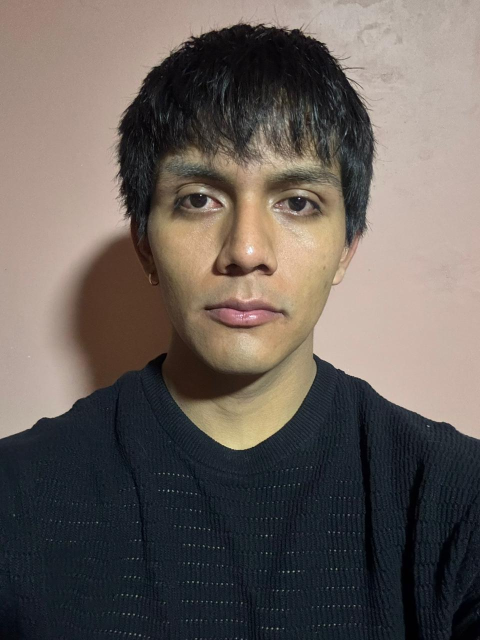
#> input picture images/persona1/Ang1.jpeg, 960 x 1280 px (shown at 1/2 size)
$ python -i alineacion.py   (imports and definitions only)
#> lines starting #> are read from the running program, lines starting #| are printed output that depends on the picture
"""
Módulo de Alineación y Normalización de Rostros
Avance II - Preprocesamiento

Implementa:
- Detección de rostros con Haar Cascade
- Detección de ojos para alineación
- Rotación basada en ángulo de ojos
- Normalización de tamaño e iluminación
"""

import cv2
import numpy as np
from typing import Tuple, Optional


class AlineadorRostros:
    """
    Clase para detectar, alinear y normalizar imágenes de rostros
    """

    def __init__(self, tamano_salida: Tuple[int, int] = (256, 256)):
        """
        Inicializa el alineador con los clasificadores Haar Cascade

        Args:
            tamano_salida: Tamaño de salida deseado (ancho, alto)
        """
        self.tamano_salida = tamano_salida

        # Cargar clasificadores Haar Cascade de OpenCV
        self.detector_rostro = cv2.CascadeClassifier(
            cv2.data.haarcascades + 'haarcascade_frontalface_default.xml'
        )
        self.detector_ojos = cv2.CascadeClassifier(
            cv2.data.haarcascades + 'haarcascade_eye.xml'
        )

    def detectar_rostro(self, imagen: np.ndarray) -> Optional[Tuple[int, int, int, int]]:
        """
        Detecta el rostro principal en la imagen

        Args:
            imagen: Imagen en escala de grises o BGR

        Returns:
            Tupla (x, y, w, h) del rostro o None si no se detecta
        """
        # Convertir a escala de grises si es necesario
        if len(imagen.shape) == 3:
            gris = cv2.cvtColor(imagen, cv2.COLOR_BGR2GRAY)
        else:
            gris = imagen.copy()

        # Detectar rostros
        rostros = self.detector_rostro.detectMultiScale(
            gris,
            scaleFactor=1.1,
            minNeighbors=5,
            minSize=(30, 30)
        )

        if len(rostros) == 0:
            return None

        # Devolver el rostro más grande
        rostro_principal = max(rostros, key=lambda r: r[2] * r[3])
        return tuple(int(x) for x in rostro_principal)

    def detectar_ojos(self, imagen: np.ndarray, roi_rostro: Tuple[int, int, int, int]) -> list:
        """
        Detecta ojos dentro de la región del rostro

        Args:
            imagen: Imagen en escala de grises
            roi_rostro: (x, y, w, h) del rostro

        Returns:
            Lista de ojos detectados [(x, y, w, h), ...]
        """
        x, y, w, h = roi_rostro

        # Región de interés para ojos (mitad superior del rostro)
        roi = imagen[y:y + h//2, x:x + w]

        # Detectar ojos
        ojos = self.detector_ojos.detectMultiScale(
            roi,
            scaleFactor=1.1,
            minNeighbors=10,
            minSize=(20, 20)
        )

        # Ajustar coordenadas relativas al rostro
        ojos_ajustados = []
        for (ex, ey, ew, eh) in ojos:
            ojos_ajustados.append((x + ex, y + ey, ew, eh))

        return ojos_ajustados

    def calcular_angulo_rotacion(self, ojo_izq: Tuple[int, int],
                                  ojo_der: Tuple[int, int]) -> float:
        """
        Calcula el ángulo de rotación necesario basado en la posición de los ojos

        Args:
            ojo_izq: Centro del ojo izquierdo (x, y)
            ojo_der: Centro del ojo derecho (x, y)

        Returns:
            Ángulo en grados
        """
        dx = ojo_der[0] - ojo_izq[0]
        dy = ojo_der[1] - ojo_izq[1]
        angulo = np.degrees(np.arctan2(dy, dx))
        return angulo

    def rotar_imagen(self, imagen: np.ndarray, angulo: float,
                     centro: Optional[Tuple[int, int]] = None) -> np.ndarray:
        """
        Rota la imagen alrededor de un centro

        Args:
            imagen: Imagen a rotar
            angulo: Ángulo en grados
            centro: Centro de rotación (x, y), si es None usa el centro de la imagen

        Returns:
            Imagen rotada
        """
        h, w = imagen.shape[:2]

        if centro is None:
            centro = (w // 2, h // 2)

        # Asegurar que centro sea tuple de ints
        centro = (int(centro[0]), int(centro[1]))

        # Matriz de rotación
        matriz = cv2.getRotationMatrix2D(centro, angulo, 1.0)

        # Rotar imagen
        rotada = cv2.warpAffine(imagen, matriz, (w, h),
                                flags=cv2.INTER_CUBIC,
                                borderMode=cv2.BORDER_REPLICATE)

        return rotada

    def normalizar_iluminacion(self, imagen: np.ndarray) -> np.ndarray:
        """
        Normaliza la iluminación de la imagen usando ecualización de histograma

        Args:
            imagen: Imagen en escala de grises

        Returns:
            Imagen con iluminación normalizada
        """
        # Ecualización adaptativa de histograma (CLAHE)
        clahe = cv2.createCLAHE(clipLimit=2.0, tileGridSize=(8, 8))
        normalizada = clahe.apply(imagen)

        return normalizada

    def alinear_rostro(self, imagen: np.ndarray,
                       visualizar: bool = False) -> Tuple[Optional[np.ndarray], dict]:
        """
        Pipeline completo de alineación de rostro

        Args:
            imagen: Imagen de entrada (BGR o escala de grises)
            visualizar: Si True, retorna información para visualización

        Returns:
            Tupla (rostro_alineado, info_dict)
            - rostro_alineado: Imagen del rostro alineado y normalizado o None
            - info_dict: Diccionario con información del proceso
        """
        info = {
            'rostro_detectado': False,
            'ojos_detectados': False,
            'angulo_rotacion': 0,
            'bbox_rostro': None,
            'ojos': []
        }

        # Convertir a escala de grises
        if len(imagen.shape) == 3:
            gris = cv2.cvtColor(imagen, cv2.COLOR_BGR2GRAY)
        else:
            gris = imagen.copy()

        # 1. Detectar rostro
        bbox_rostro = self.detectar_rostro(gris)
        if bbox_rostro is None:
            return None, info

        info['rostro_detectado'] = True
        info['bbox_rostro'] = bbox_rostro
        x, y, w, h = bbox_rostro

        # 2. Detectar ojos
        ojos = self.detectar_ojos(gris, bbox_rostro)
        info['ojos'] = ojos

        # 3. Alinear si se detectan al menos 2 ojos
        imagen_alineada = gris.copy()
        if len(ojos) >= 2:
            info['ojos_detectados'] = True

            # Ordenar ojos por posición x (izquierdo primero)
            ojos_ordenados = sorted(ojos, key=lambda e: e[0])

            # Calcular centros de los dos ojos principales
            ojo_izq_centro = (
                int(ojos_ordenados[0][0] + ojos_ordenados[0][2] // 2),
                int(ojos_ordenados[0][1] + ojos_ordenados[0][3] // 2)
            )
            ojo_der_centro = (
                int(ojos_ordenados[1][0] + ojos_ordenados[1][2] // 2),
                int(ojos_ordenados[1][1] + ojos_ordenados[1][3] // 2)
            )

            # Calcular ángulo de rotación
            angulo = self.calcular_angulo_rotacion(ojo_izq_centro, ojo_der_centro)
            info['angulo_rotacion'] = angulo

            # Rotar imagen
            centro_rostro = (int(x + w // 2), int(y + h // 2))
            imagen_alineada = self.rotar_imagen(gris, angulo, centro_rostro)

            # Actualizar bbox después de rotación (reaplicar detección)
            bbox_nuevo = self.detectar_rostro(imagen_alineada)
            if bbox_nuevo is not None:
                x, y, w, h = bbox_nuevo

        # 4. Extraer región del rostro
        rostro_recortado = imagen_alineada[y:y+h, x:x+w]

        # 5. Redimensionar al tamaño deseado
        rostro_redimensionado = cv2.resize(
            rostro_recortado,
            self.tamano_salida,
            interpolation=cv2.INTER_CUBIC
        )

        # 6. Normalizar iluminación
        rostro_normalizado = self.normalizar_iluminacion(rostro_redimensionado)

        return rostro_normalizado, info

    def procesar_lote(self, imagenes: list) -> Tuple[list, list]:
        """
        Procesa un lote de imágenes

        Args:
            imagenes: Lista de imágenes

        Returns:
            Tupla (rostros_alineados, infos)
        """
        rostros = []
        infos = []

        for img in imagenes:
            rostro, info = self.alinear_rostro(img)
            rostros.append(rostro)
            infos.append(info)

        return rostros, infos

>>> import cv2
>>> picture = cv2.imread('../../images/persona1/Ang1.jpeg')
#> picture is the input picture: shape (1280, 960, 3); mean B, G, R 89.7, 94.7, 103.2
>>> result = AlineadorRostros().alinear_rostro(picture)
#> in alinear_rostro, `gris = cv2.cvtColor(imagen, cv2.COLOR_BGR2GRAY)`:
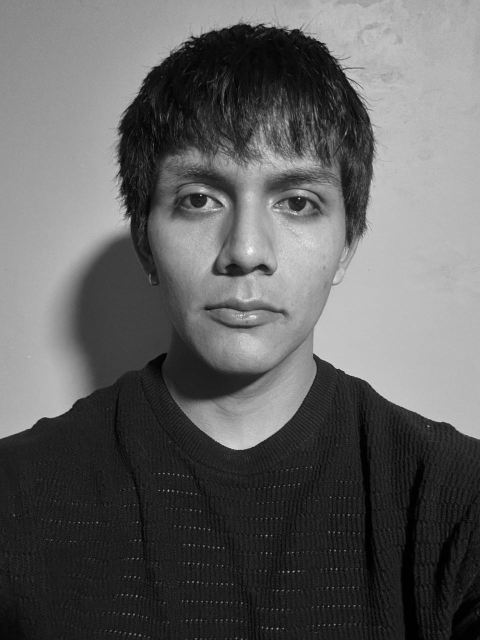
#> gris: shape (1280, 960) (shown at 1/2 size); min 0, max 255, mean 96.6
#> in detectar_rostro, `rostros = self.detector_rostro.detectMultiScale( gris, scaleFactor=1.1..`: rostros = [[233, 193, 521, 521]]
#> in detectar_rostro, `rostro_principal = max(rostros, key=lambda r: r[2] * r[3])`: rostro_principal = [233, 193, 521, 521]
#> in alinear_rostro, `bbox_rostro = self.detectar_rostro(gris)`: bbox_rostro = (233, 193, 521, 521)
#> in alinear_rostro, `x, y, w, h = bbox_rostro`: x = 233; y = 193; w = 521
#> in detectar_ojos, `x, y, w, h = roi_rostro`: x = 233; y = 193; w = 521
#> in detectar_ojos, `roi = imagen[y:y + h//2, x:x + w]`:
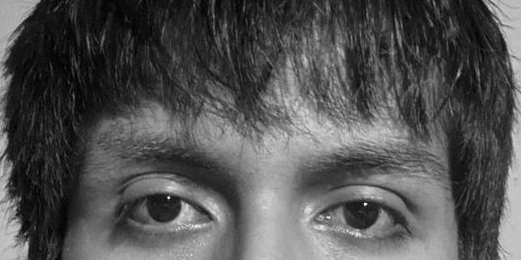
#> roi: shape (260, 521); min 0, max 254, mean 82.6
#> in detectar_ojos, `ojos = self.detector_ojos.detectMultiScale( roi, scaleFactor=1.1, minN..`: ojos = [[125, 166, 87, 87], [316, 174, 80, 80]]
#> the loop in detectar_ojos, `for (ex, ey, ew, eh) in ojos:` made 2 passes
#> after the loop in detectar_ojos, `for (ex, ey, ew, eh) in ojos:`: ojos_ajustados = [(358, 359, 87, 87), (549, 367, 80, 80)]
#> in alinear_rostro, `ojo_izq_centro = ( int(ojos_ordenados[0][0] + ojos_ordenados[0][2] // ..`: ojo_izq_centro = (401, 402)
#> in alinear_rostro, `ojo_der_centro = ( int(ojos_ordenados[1][0] + ojos_ordenados[1][2] // ..`: ojo_der_centro = (589, 407)
#> in calcular_angulo_rotacion, `dx = ojo_der[0] - ojo_izq[0]`: dx = 188
#> in calcular_angulo_rotacion, `dy = ojo_der[1] - ojo_izq[1]`: dy = 5
#> in calcular_angulo_rotacion, `angulo = np.degrees(np.arctan2(dy, dx))`: angulo = 1.52
#> in alinear_rostro, `centro_rostro = (int(x + w // 2), int(y + h // 2))`: centro_rostro = (493, 453)
#> in rotar_imagen, `matriz = cv2.getRotationMatrix2D(centro, angulo, 1.0)`: matriz = [[1, 0.0266, -11.87], [-0.0266, 1, 13.27]]
#> in rotar_imagen, `rotada = cv2.warpAffine(imagen, matriz, (w, h), flags=cv2.INTER_CUBIC,..`:
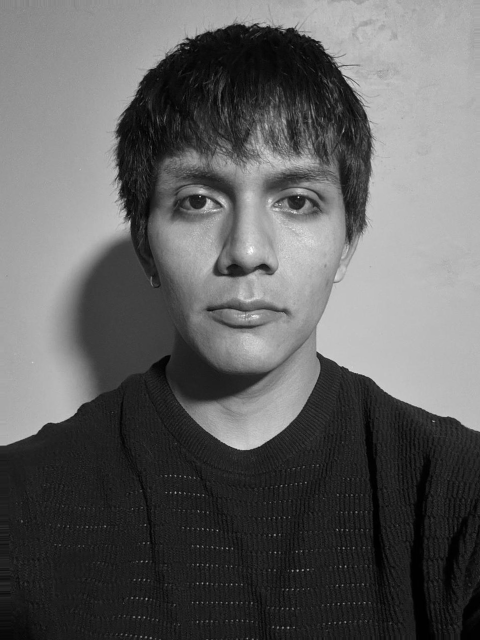
#> rotada: shape (1280, 960) (shown at 1/2 size); min 0, max 255, mean 96.7
#> in alinear_rostro, `bbox_nuevo = self.detectar_rostro(imagen_alineada)`: bbox_nuevo = (237, 197, 514, 514)
#> in alinear_rostro, `x, y, w, h = bbox_nuevo`: x = 237; y = 197; w = 514
#> in alinear_rostro, `rostro_recortado = imagen_alineada[y:y+h, x:x+w]`:
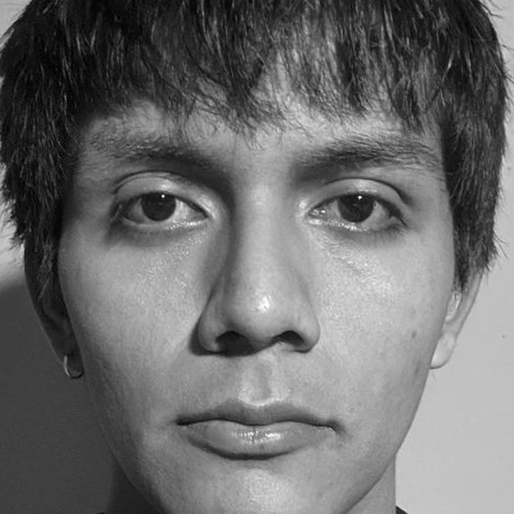
#> rostro_recortado: shape (514, 514); min 0, max 255, mean 109
#> in normalizar_iluminacion, `normalizada = clahe.apply(imagen)`:
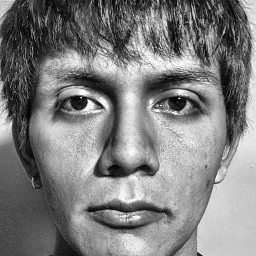
#> normalizada: shape (256, 256); min 1, max 255, mean 126.9

$ run again, on images/persona1/Ang2.jpeg
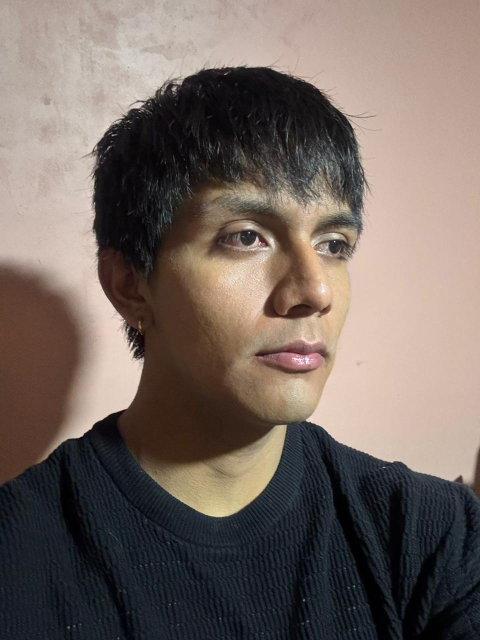
#> input picture images/persona1/Ang2.jpeg, 960 x 1280 px (shown at 1/2 size)
#> picture is the input picture: shape (1280, 960, 3); mean B, G, R 97, 103.5, 116.1
#> rostros = [[335, 264, 531, 531]]
#> rostro_principal = [335, 264, 531, 531]
#> bbox_rostro = (335, 264, 531, 531)
#> in alinear_rostro, `x, y, w, h = bbox_rostro`: x = 335; y = 264; w = 531
#> in detectar_ojos, `x, y, w, h = roi_rostro`: x = 335; y = 264; w = 531
#> in detectar_ojos, `roi = imagen[y:y + h//2, x:x + w]`:
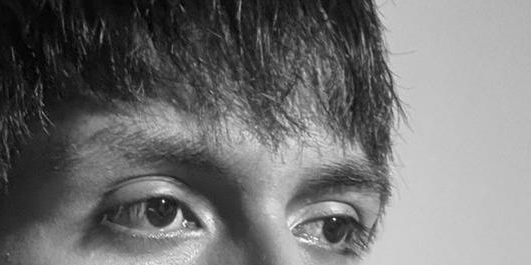
#> roi: shape (265, 531); min 0, max 254, mean 114.8
#> in detectar_ojos, `ojos = self.detector_ojos.detectMultiScale( roi, scaleFactor=1.1, minN..`: ojos = [[93, 203, 29, 29], [128, 174, 80, 80], [289, 195, 67, 67]]
#> the loop in detectar_ojos, `for (ex, ey, ew, eh) in ojos:` made 3 passes
#> after the loop in detectar_ojos, `for (ex, ey, ew, eh) in ojos:`: ojos_ajustados = [(428, 467, 29, 29), (463, 438, 80, 80), (624, 459, 67, 67)]
#> in alinear_rostro, `ojos = self.detectar_ojos(gris, bbox_rostro)`: ojos has the same summary as ojos_ajustados in detectar_ojos
#> ojos_ordenados has the same summary as ojos_ajustados in detectar_ojos
#> ojo_izq_centro = (442, 481)
#> ojo_der_centro = (503, 478)
#> dx = 61
#> dy = -3
#> in calcular_angulo_rotacion, `angulo = np.degrees(np.arctan2(dy, dx))`: angulo = -2.82
#> centro_rostro = (600, 529)
#> matriz = [[0.999, -0.0491, 26.71], [0.0491, 0.999, -28.83]]
#> bbox_nuevo = (311, 261, 568, 568)
#> in alinear_rostro, `x, y, w, h = bbox_nuevo`: x = 311; y = 261; w = 568
#> in normalizar_iluminacion, `normalizada = clahe.apply(imagen)`:
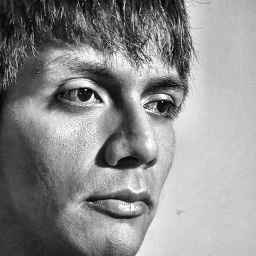
#> normalizada: shape (256, 256); min 1, max 255, mean 141.9

$ run again, on images/persona1/Ang3.jpeg
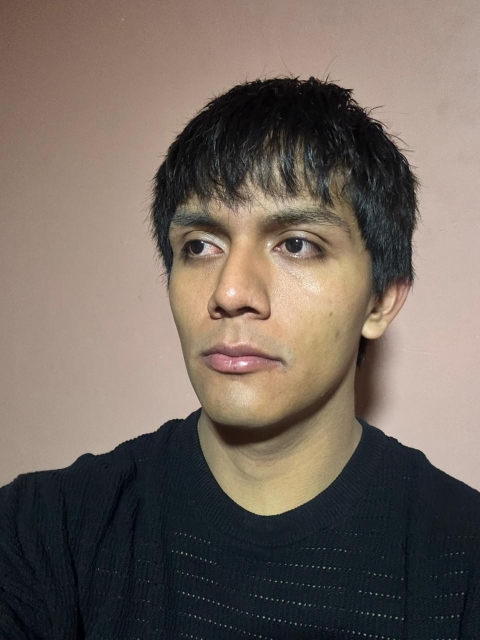
#> input picture images/persona1/Ang3.jpeg, 960 x 1280 px (shown at 1/2 size)
#> picture is the input picture: shape (1280, 960, 3); mean B, G, R 94.9, 103.3, 115.1
#> rostros = [[243, 294, 495, 495]]
#> rostro_principal = [243, 294, 495, 495]
#> bbox_rostro = (243, 294, 495, 495)
#> in alinear_rostro, `x, y, w, h = bbox_rostro`: x = 243; y = 294; w = 495
#> in detectar_ojos, `x, y, w, h = roi_rostro`: x = 243; y = 294; w = 495
#> in detectar_ojos, `roi = imagen[y:y + h//2, x:x + w]`:
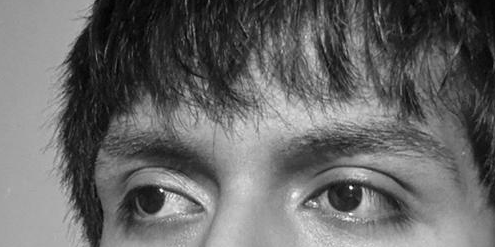
#> roi: shape (247, 495); min 0, max 254, mean 103.8
#> in detectar_ojos, `ojos = self.detector_ojos.detectMultiScale( roi, scaleFactor=1.1, minN..`: ojos = [[298, 155, 84, 84], [107, 156, 86, 86]]
#> the loop in detectar_ojos, `for (ex, ey, ew, eh) in ojos:` made 2 passes
#> after the loop in detectar_ojos, `for (ex, ey, ew, eh) in ojos:`: ojos_ajustados = [(541, 449, 84, 84), (350, 450, 86, 86)]
#> ojos_ordenados = [(350, 450, 86, 86), (541, 449, 84, 84)]
#> ojo_izq_centro = (393, 493)
#> ojo_der_centro = (583, 491)
#> dx = 190
#> dy = -2
#> in calcular_angulo_rotacion, `angulo = np.degrees(np.arctan2(dy, dx))`: angulo = -0.603
#> centro_rostro = (490, 541)
#> matriz = [[1, -0.0105, 5.72], [0.0105, 1, -5.13]]
#> bbox_nuevo = (240, 292, 501, 501)
#> in alinear_rostro, `x, y, w, h = bbox_nuevo`: x = 240; y = 292; w = 501
#> in normalizar_iluminacion, `normalizada = clahe.apply(imagen)`:
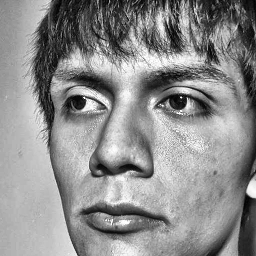
#> normalizada: shape (256, 256); min 1, max 255, mean 141.3

$ run again, on images/persona1/Ang4.jpeg
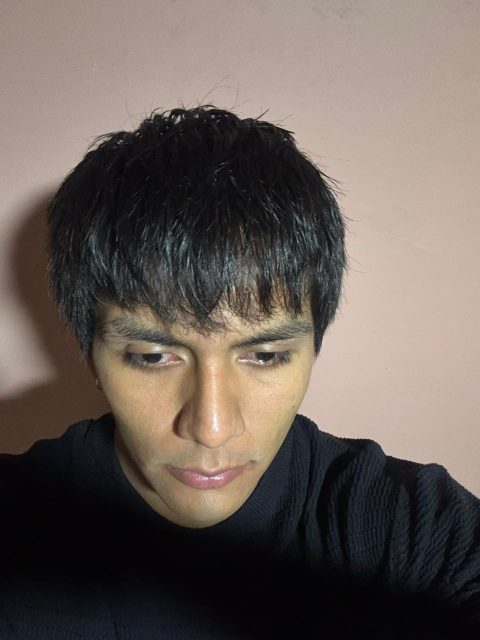
#> input picture images/persona1/Ang4.jpeg, 960 x 1280 px (shown at 1/2 size)
#> picture is the input picture: shape (1280, 960, 3); mean B, G, R 88.8, 95.2, 105.7
#> rostros = [[131, 497, 578, 578]]
#> rostro_principal = [131, 497, 578, 578]
#> bbox_rostro = (131, 497, 578, 578)
#> in alinear_rostro, `x, y, w, h = bbox_rostro`: x = 131; y = 497; w = 578
#> in detectar_ojos, `x, y, w, h = roi_rostro`: x = 131; y = 497; w = 578
#> in detectar_ojos, `roi = imagen[y:y + h//2, x:x + w]`:
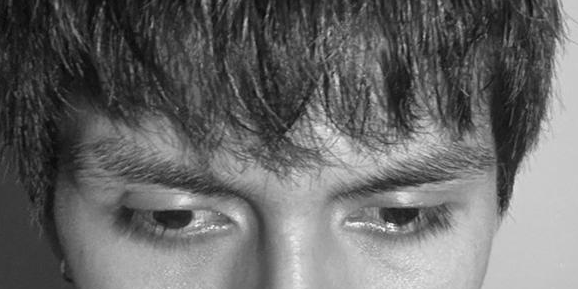
#> roi: shape (289, 578); min 5, max 254, mean 104.8
#> in detectar_ojos, `ojos = self.detector_ojos.detectMultiScale( roi, scaleFactor=1.1, minN..`: ojos = [[363, 184, 72, 72], [133, 178, 85, 85]]
#> the loop in detectar_ojos, `for (ex, ey, ew, eh) in ojos:` made 2 passes
#> after the loop in detectar_ojos, `for (ex, ey, ew, eh) in ojos:`: ojos_ajustados = [(494, 681, 72, 72), (264, 675, 85, 85)]
#> ojos_ordenados = [(264, 675, 85, 85), (494, 681, 72, 72)]
#> ojo_izq_centro = (306, 717)
#> ojo_der_centro = (530, 717)
#> dx = 224
#> dy = 0
#> centro_rostro = (420, 786)
#> matriz = [[1, 0, 0], [0, 1, 0]]
#> bbox_nuevo = (131, 497, 578, 578)
#> in normalizar_iluminacion, `normalizada = clahe.apply(imagen)`:
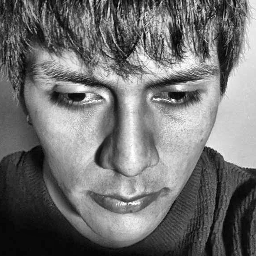
#> normalizada: shape (256, 256); min 2, max 255, mean 112.8
